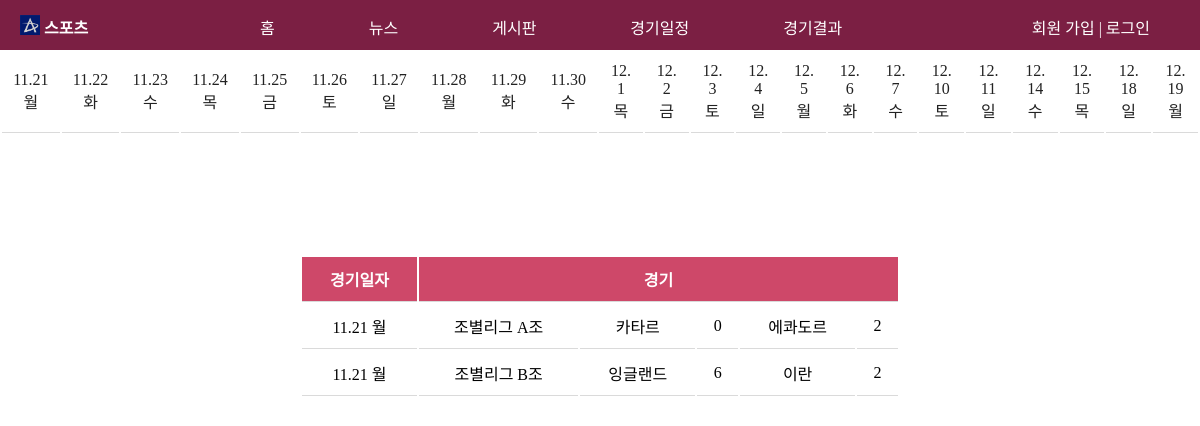
The app's page /schedule_1.php with its own data.
### tables this page shows
create table result (
	  day  varchar(10) not null
	, league char(20) not null
  	, A_name char(20)
  	, A_goal int
  	, B_name char(20)
  	, B_goal int
  );

### schedule_1.php (the view, shortened to what this page needs)
<!doctype html>
<html>
  <head>
 <link rel="stylesheet" type="text/css" href="./css/common2.css">
 <link rel="stylesheet" type="text/css" href="./css/schedule.css">
  </head>
  <body>
    <header>
        <?php include "header.php";?>
    </header>
    <table class = "up">
    <tr>
    <td><a href="schedule_1.php">11.21 월</a></td>
    <td><a href="schedule_2.php">11.22 화</a></td>
    <td><a href="schedule_3.php">11.23 수</a></td>
    <td><a href="schedule_4.php">11.24 목</a></td>
    <td><a href="schedule_5.php">11.25 금</a></td>
    <td><a href="schedule_6.php">11.26 토</a></td>
    <td><a href="schedule_7.php">11.27 일</a></td>
    <td><a href="schedule_8.php">11.28 월</a></td>
    <td><a href="schedule_9.php">11.29 화</a></td>
    <td><a href="schedule_10.php">11.30 수</a></td>
    <td><a href="schedule_11.php">12. 1 목</a></td>
    <td><a href="schedule_12.php">12. 2 금</a></td>
    <td><a href="schedule_13.php">12. 3 토</a></td>
    <td><a href="schedule_14.php">12. 4 일</a></td>
    <td><a href="schedule_15.php">12. 5 월</a></td>
    <td><a href="schedule_16.php">12. 6 화</a></td>
    <td><a href="schedule_17.php">12. 7 수</a></td>
    <td><a href="schedule_18.php">12. 10 토</a></td>
    <td><a href="schedule_19.php">12. 11 일</a></td>
    <td><a href="schedule_20.php">12. 14 수</a></td>
    <td><a href="schedule_21.php">12. 15 목</a></td>
    <td><a href="schedule_22.php">12. 18 일</a></td>
    <td><a href="schedule_23.php">12. 19 월</a></td>
  </tr>
    </table>
        <table class = "down">
        <tr class = "dr">
          <th>경기일자</th>
          <th colspan = "5">경기</th>
        </tr>
        <?php
          $jb_conn = mysqli_connect('localhost', 'root', '', 'worldcup' );
          $jb_sql = "SELECT * FROM result where day = '11.21 월';";
          $jb_result = mysqli_query( $jb_conn, $jb_sql );
          while( $jb_row = mysqli_fetch_array( $jb_result ) ) {
            echo '<tr><td>'
            . $jb_row[ 'day' ]
            . '</td><td>'
            . $jb_row[ 'league' ]
            . '</td><td>'
            . $jb_row[ 'A_name' ]
            . '</td><td>'
            . $jb_row[ 'A_goal' ]
            . '</td><td>'
            . $jb_row[ 'B_name' ]
            . '</td><td>'
            . $jb_row[ 'B_goal' ]
            . '</td></tr>';
         }
        ?>
  </body>
</html>

### css/common2.css (style rules this page uses)
* { padding: 0; margin: 0; }
a { display: inline-block; text-decoration: none; }
a:link { color: #222222; }

### css/schedule.css (style rules this page uses)
table { width: 100%; }
th, td { padding: 10px; border-bottom: 1px solid #dadada; }
td { text-align : center; }
.down { margin-left: auto; margin-right: auto; margin-top : 10%; width : 50%; background-color : white; }
.dr { color: #fff; background: #ce4869 ; align : center; }

### records on screen
result: day "11.21 월", league "조별리그 A조", A_name "카타르", A_goal "0", B_name "에콰도르", B_goal "2"
result: day "11.21 월", league "조별리그 B조", A_name "잉글랜드", A_goal "6", B_name "이란", B_goal "2"
